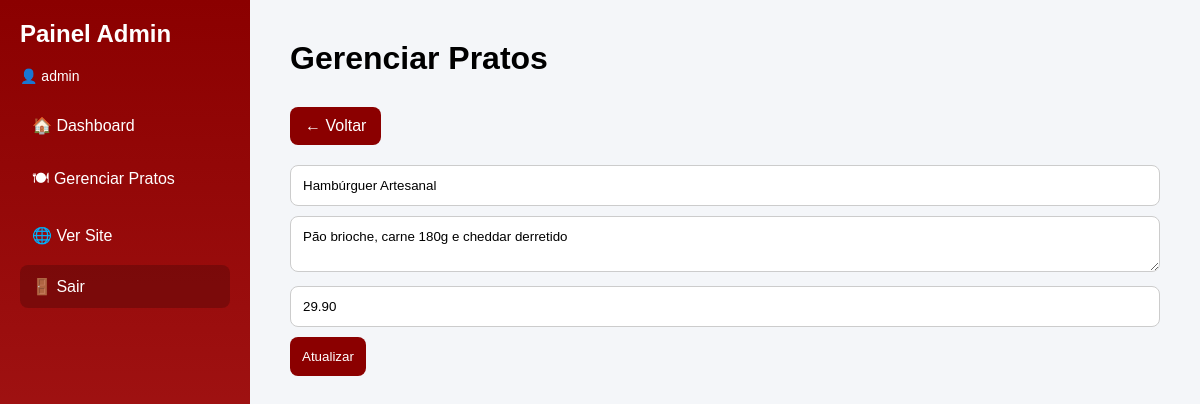
The app's page /admin/pratos.php?acao=editar&id=1 (signed in) with its own data.
### tables this page shows
CREATE TABLE IF NOT EXISTS pratos (
    id INT AUTO_INCREMENT PRIMARY KEY,
    nome VARCHAR(100) NOT NULL,
    descricao TEXT,
    preco DECIMAL(10,2) NOT NULL,
    imagem VARCHAR(255)
);

### admin/pratos.php (the view, shortened to what this page needs)
<?php
include("../includes/conexao.php");
$acao = $_GET['acao'] ?? 'listar';
?>
<!DOCTYPE html>
<html>
<head>
    <link rel="stylesheet" href="../css/dashboard.css">
</head>
<body>
<div class="container">
<aside class="sidebar">
    <h2>Painel Admin</h2>
    <p>👤 <?= $_SESSION['admin']; ?></p>
    <nav>
        <a href="dashboard.php">🏠 Dashboard</a>
        <a href="pratos.php">🍽 Gerenciar Pratos</a>
        <a href="../index.php">🌐 Ver Site</a>
        <a href="logout.php" class="logout">🚪 Sair</a>
    </nav>
</aside>
<main class="main-content">
<h1>Gerenciar Pratos</h1>
<?php if ($acao == "novo") { ?>
    <a href="pratos.php" class="btn-novo">← Voltar</a>
    <form method="POST" class="form-admin">
        <input type="text" name="nome" placeholder="Nome do prato" required>
        <textarea name="descricao" placeholder="Descrição" required></textarea>
        <input type="number" step="0.01" name="preco" placeholder="Preço" required>
        <button type="submit">Cadastrar</button>
    </form>
<?php } elseif ($acao == "editar") {
    $stmt = $conn->prepare("SELECT * FROM pratos WHERE id = ?");
    $stmt->bind_param("i", $_GET['id']);
    $stmt->execute();
    $prato = $stmt->get_result()->fetch_assoc();
?>
    <a href="pratos.php" class="btn-novo">← Voltar</a>
    <form method="POST" class="form-admin">
        <input type="text" name="nome" value="<?= $prato['nome'] ?>" required>
        <textarea name="descricao" required><?= $prato['descricao'] ?></textarea>
        <input type="number" step="0.01" name="preco" value="<?= $prato['preco'] ?>" required>
        <button type="submit">Atualizar</button>
    </form>
<?php } ?>
</main>
</div>
</body>
</html>

### css/dashboard.css (style rules this page uses)
* { margin: 0; padding: 0; box-sizing: border-box; font-family: Arial, sans-serif; }
body { background: #f4f6f9; }
.container { display: flex; min-height: 100vh; }
.sidebar { width: 250px; background: linear-gradient(180deg, #8B0000, #B22222); color: white; padding: 20px; position: fixed; height: 100%; }
.sidebar h2 { margin-bottom: 20px; }
.sidebar p { margin-bottom: 20px; font-size: 14px; }
.sidebar nav a { display: block; color: white; text-decoration: none; padding: 12px; margin: 8px 0; border-radius: 8px; transition: 0.3s; }
.logout { margin-top: 20px; background: rgba(0, 0, 0, 0.2); }
.main-content { margin-left: 250px; padding: 40px; width: 100%; }
.main-content h1 { margin-bottom: 30px; }
.btn-novo { display: inline-block; margin-bottom: 20px; padding: 10px 15px; background: #8B0000; color: white; border-radius: 8px; text-decoration: none; }
.form-admin input, .form-admin textarea { width: 100%; padding: 12px; margin-bottom: 10px; border-radius: 8px; border: 1px solid #ccc; }
.form-admin button { padding: 12px; background: #8B0000; color: white; border: none; border-radius: 8px; cursor: pointer; }

### records on screen
pratos: nome "Hambúrguer Artesanal", descricao "Pão brioche, carne 180g e cheddar derretido", preco "29.90"

### other values on screen
$_SESSION['admin'] "admin"
